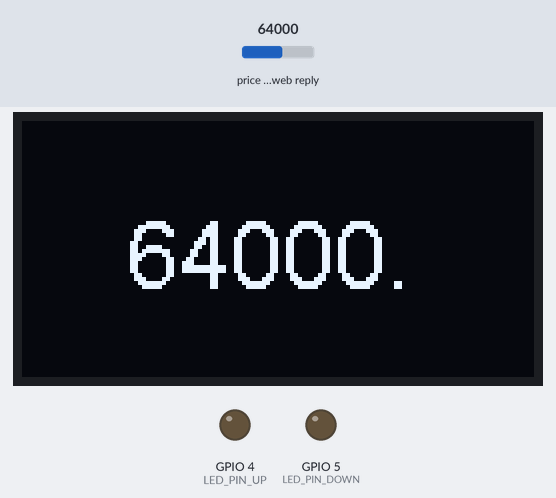
Recording of a sketch running on a simulated ESP8266 (NodeMCU). Shown: 128×64 one-colour display, output pins drawn as LEDs (lit = HIGH). The inputs (shaded band) are chosen by the test bench; at power-on: price in the web reply 64000. WiFi joins after 1.5 s; servers stay silent unless stated; web services answer with replies made up by the test bench; what the sketch prints to the serial monitor is not drawn.

Above: at 3.6 s.
3.7 s: price in the web reply set to 21580
At 10.9 s:
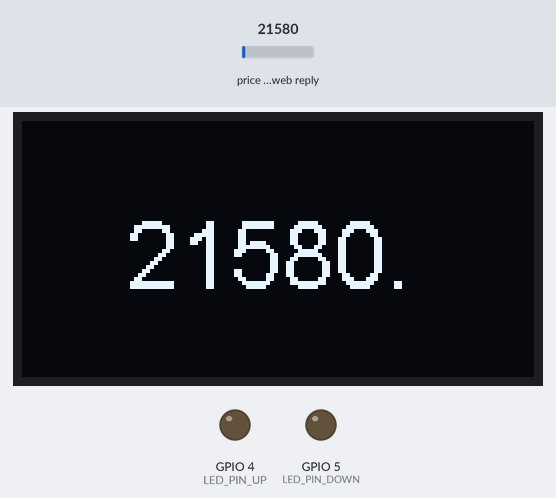
11.2 s: price in the web reply set to 39750
At 17.5 s:
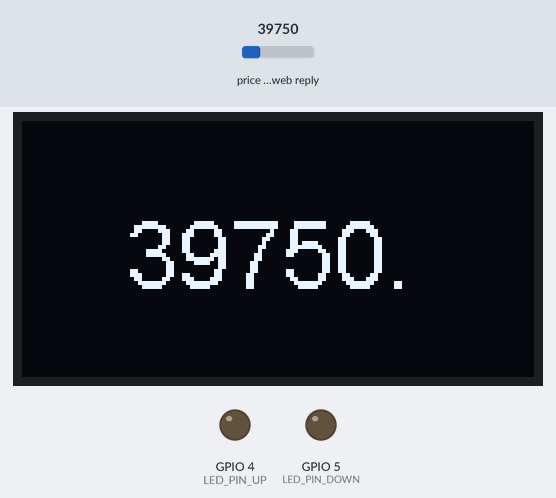
18.5 s: price in the web reply set to 59500
At 23.9 s:
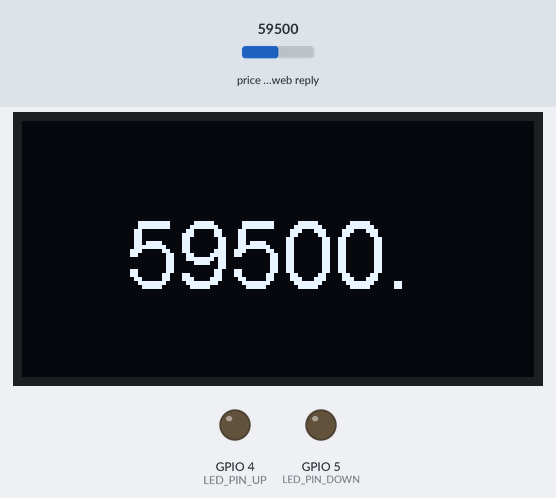
Timing chart, 0 to 25.4 s (numbered marks = the images above; inputs shaded):
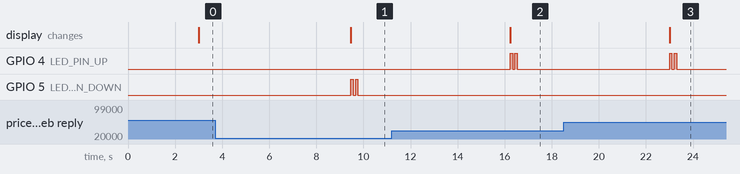

The sketch:

ch9_TICKER_LED.ino
```cpp
// Подключаем библиотеки
#include <ESP8266WiFi.h>
#include <ArduinoJson.h>
#include <Wire.h>
#include "SSD1306.h"

// Определяем выводы для подключения дисплея
#define SDA 14 // вывод платы D5
#define SCL 12 // вывод платы D6
#define I2C 0x3C // адрес дисплея на шине I2C

// Создаем объект дисплея
SSD1306 display(I2C, SDA, SCL);

// выводы для подключения светодиодов
#define LED_PIN_UP 4 // вывод платы D2
#define LED_PIN_DOWN 5 // вывод платы D1

// предыдущее значение курса и порог изменения
float previousValue = 0.0;
float threshold = 0.05;

// Настройки доступа WiFi
const char* ssid     = "your_wifi_name";
const char* password = "your_wifi_password";

// Адрес API
const char* host = "api.coindesk.com";

void setup() {

  // Инициализируем последовательный порт
  Serial.begin(115200);

   // Инициализируем дисплей
  display.init();
  display.flipScreenVertically();
  display.clear();
  display.display();

  // выводы светодиодов в режим выхода
  pinMode(LED_PIN_DOWN, OUTPUT);
  pinMode(LED_PIN_UP, OUTPUT);

  // Подключаемся к сети WiFi
  Serial.println();
  Serial.println();
  Serial.print("Connecting to ");
  Serial.println(ssid);

  WiFi.begin(ssid, password);

  while (WiFi.status() != WL_CONNECTED) {
    delay(500);
    Serial.print(".");
  }

  Serial.println("");
  Serial.println("WiFi connected");
  Serial.println("IP address: ");
  Serial.println(WiFi.localIP());
}

void loop() {

  // Подключаемся к серверу
  Serial.print("connecting to ");
  Serial.println(host);

  // Используем WiFiClient для создания TCP соединения
  WiFiClient client;
  const int httpPort = 80;
  if (!client.connect(host, httpPort)) {
    Serial.println("connection failed");
    return;
  }

  // Формируем запрос
  String url = "/v1/bpi/currentprice.json";

  Serial.print("Requesting URL: ");
  Serial.println(url);

  // Отправляем запрос на сервер
  client.print(String("GET ") + url + " HTTP/1.1\r\n" +
               "Host: " + host + "\r\n" +
               "Connection: close\r\n\r\n");
  delay(100);

  // Читаем ответ сервера и выводим в терминал
  String answer;
  while (!client.available()) {} // ждем ответ сервера
  while(client.available()){
    String line = client.readStringUntil('\r');
    answer += line;
  }

  client.stop();
  Serial.println();
  Serial.println("closing connection");

  // обрабатываем ответ
  Serial.println();
  Serial.println("Answer: ");
  Serial.println(answer);

  // конвертируем в JSON
  String jsonAnswer;
  int jsonIndex;

  for (int i = 0; i < answer.length(); i++) {
    if (answer[i] == '{') {
      jsonIndex = i;
      break;
    }
  }

  // извлекаем данные JSON
  jsonAnswer = answer.substring(jsonIndex);
  Serial.println();
  Serial.println("JSON answer: ");
  Serial.println(jsonAnswer);
  jsonAnswer.trim();

  // конвертируем курс в число с плавающей запятой
  int rateIndex = jsonAnswer.indexOf("rate_float");
  String priceString = jsonAnswer.substring(rateIndex + 12, rateIndex + 18);
  priceString.trim();
  float price = priceString.toFloat();

  // выводим курс в терминал
  Serial.println();
  Serial.println("Bitcoin price: ");
  Serial.println(price);

  // отображаем курс на дисплее
  display.clear();
  display.setFont(ArialMT_Plain_24);
  display.drawString(26, 20, priceString);
  display.display();

  // фиксируем предыдущее значение
  if (previousValue == 0.0) {
    previousValue = price;
  }

  // Курс падает?
  if (price < (previousValue - threshold)) {

    // мигаем светодиодом
    digitalWrite(LED_PIN_DOWN, HIGH);
    delay(100);
    digitalWrite(LED_PIN_DOWN, LOW);
    delay(100);
    digitalWrite(LED_PIN_DOWN, HIGH);
    delay(100);
    digitalWrite(LED_PIN_DOWN, LOW);

  }

  // курс растет?
  if (price > (previousValue + threshold)) {

    // мигаем светодиодом
    digitalWrite(LED_PIN_UP, HIGH);
    delay(100);
    digitalWrite(LED_PIN_UP, LOW);
    delay(100);
    digitalWrite(LED_PIN_UP, HIGH);
    delay(100);
    digitalWrite(LED_PIN_UP, LOW);

  }

  // Сохраняем предыдущее значение
  previousValue = price;

  // ждем 5 секунд
  delay(5000);
}
```

Measured:
- after the input at 3.7 s, GPIO 5 (LED_PIN_DOWN): alternates HIGH for 0.10 s and LOW for 0.10 s, 4 changes in all, then stays LOW, starting after 5.8 s; the display: changes after 5.8 s (image 1)
- after the input at 11.2 s, GPIO 4 (LED_PIN_UP): alternates HIGH for 0.10 s and LOW for 0.10 s, 4 changes in all, then stays LOW, starting after 5.0 s; the display: changes after 5.0 s (image 2)
- after the input at 18.5 s, GPIO 4 (LED_PIN_UP): alternates HIGH for 0.10 s and LOW for 0.10 s, 4 changes in all, then stays LOW, starting after 4.5 s; the display: changes after 4.5 s (image 3)
